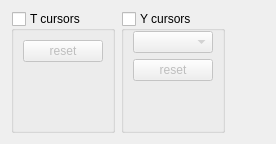
           <widget class="QWidget" name="cursorsTab">
            <attribute name="title">
             <string>cursors</string>
            </attribute>
            <layout class="QHBoxLayout" name="horizontalLayout_6">
             <item>
              <widget class="QGroupBox" name="cursorTGroup">
               <property name="toolTip">
                <string>enable time cursors (click and drag to move)</string>
               </property>
               <property name="title">
                <string>T cursors</string>
               </property>
               <property name="checkable">
                <bool>true</bool>
               </property>
               <property name="checked">
                <bool>false</bool>
               </property>
               <layout class="QVBoxLayout" name="verticalLayout_8">
                <item>
                 <widget class="QPushButton" name="cursorTReset">
                  <property name="sizePolicy">
                   <sizepolicy hsizetype="Minimum" vsizetype="Minimum">
                    <horstretch>0</horstretch>
                    <verstretch>0</verstretch>
                   </sizepolicy>
                  </property>
                  <property name="minimumSize">
                   <size>
                    <width>0</width>
                    <height>0</height>
                   </size>
                  </property>
                  <property name="toolTip">
                   <string>reset time cursor values within view</string>
                  </property>
                  <property name="text">
                   <string>reset</string>
                  </property>
                 </widget>
                </item>
                <item>
                 <spacer name="verticalSpacer">
                  <property name="orientation">
                   <enum>Qt::Vertical</enum>
                  </property>
                  <property name="sizeHint" stdset="0">
                   <size>
                    <width>20</width>
                    <height>40</height>
                   </size>
                  </property>
                 </spacer>
                </item>
               </layout>
              </widget>
             </item>
             <item>
              <widget class="QGroupBox" name="cursorYGroup">
               <property name="toolTip">
                <string>enable Y axis cursors (click and drag to move)</string>
               </property>
               <property name="title">
                <string>Y cursors</string>
               </property>
               <property name="checkable">
                <bool>true</bool>
               </property>
               <property name="checked">
                <bool>false</bool>
               </property>
               <layout class="QVBoxLayout" name="verticalLayout_11">
                <property name="topMargin">
                 <number>0</number>
                </property>
                <item>
                 <widget class="QComboBox" name="cursorYPlot">
                  <property name="sizePolicy">
                   <sizepolicy hsizetype="Preferred" vsizetype="Minimum">
                    <horstretch>0</horstretch>
                    <verstretch>0</verstretch>
                   </sizepolicy>
                  </property>
                  <property name="minimumSize">
                   <size>
                    <width>0</width>
                    <height>20</height>
                   </size>
                  </property>
                  <property name="toolTip">
                   <string>select Y cursor plot row,column</string>
                  </property>
                  <property name="whatsThis">
                   <string/>
                  </property>
                  <property name="frame">
                   <bool>true</bool>
                  </property>
                 </widget>
                </item>
                <item>
                 <widget class="QPushButton" name="cursorYReset">
                  <property name="sizePolicy">
                   <sizepolicy hsizetype="Minimum" vsizetype="Minimum">
                    <horstretch>0</horstretch>
                    <verstretch>0</verstretch>
                   </sizepolicy>
                  </property>
                  <property name="minimumSize">
                   <size>
                    <width>0</width>
                    <height>0</height>
                   </size>
                  </property>
                  <property name="toolTip">
                   <string>reset Y cursor values within view</string>
                  </property>
                  <property name="text">
                   <string>reset</string>
                  </property>
                 </widget>
                </item>
                <item>
                 <spacer name="verticalSpacer_2">
                  <property name="orientation">
                   <enum>Qt::Vertical</enum>
                  </property>
                  <property name="sizeHint" stdset="0">
                   <size>
                    <width>20</width>
                    <height>40</height>
                   </size>
                  </property>
                 </spacer>
                </item>
               </layout>
              </widget>
             </item>
             <item>
              <spacer name="horizontalSpacer_5">
               <property name="orientation">
                <enum>Qt::Horizontal</enum>
               </property>
               <property name="sizeHint" stdset="0">
                <size>
                 <width>40</width>
                 <height>20</height>
                </size>
               </property>
              </spacer>
             </item>
            </layout>
           </widget>
